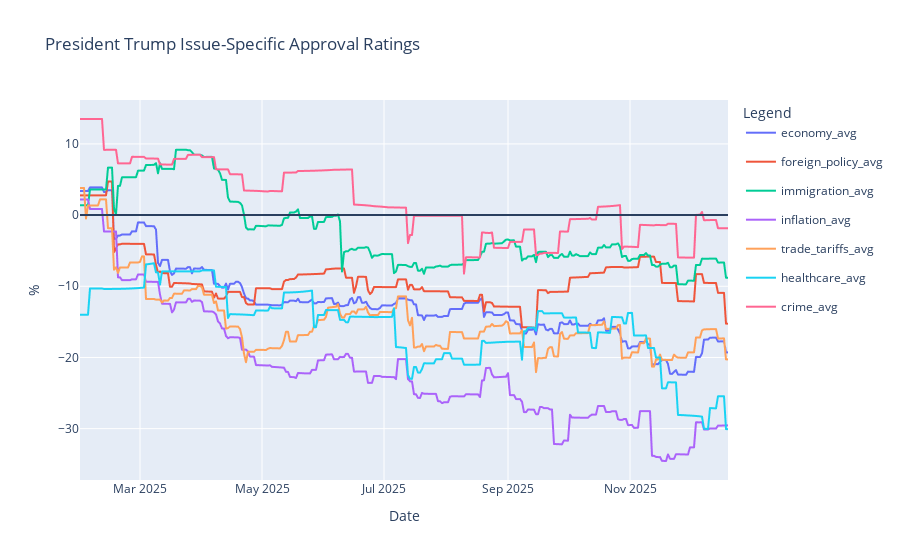

This figure's notebook cell:
### Code cell
line = px.line(net_issues, x='Date', y=['economy_avg', 'foreign_policy_avg', 'immigration_avg', 'inflation_avg', 'trade_tariffs_avg', 'healthcare_avg',
                                       'crime_avg'])
line.update_traces(hovertemplate=None)
line.update_layout(hovermode='x unified')
fig = go.Figure(data=line.data)
fig.update_layout(
    title='President Trump Issue-Specific Approval Ratings',
    xaxis_title='Date',
    yaxis_title='%',
    legend_title='Legend',
    hovermode='x unified'
)
fig.add_hline(0)
fig.show()

### Figure 1 — Plotly figure (JSON) as saved in the notebook; plotly's stock layout.template omitted (floating-point values rounded to 4 significant figures; data arrays with more than 128 entries replaced by an {"elided": "..."} marker saying what was removed)
{"data": [{"legendgroup": "economy_avg", "line": {"color": "#636efa", "dash": "solid"}, "marker": {"symbol": "circle"}, "mode": "lines", "name": "economy_avg", "showlegend": true, "type": "scattergl", "x": {"elided": "325 str values"}, "xaxis": "x", "y": {"elided": "325 float values"}, "yaxis": "y"}, {"legendgroup": "foreign_policy_avg", "line": {"color": "#EF553B", "dash": "solid"}, "marker": {"symbol": "circle"}, "mode": "lines", "name": "foreign_policy_avg", "showlegend": true, "type": "scattergl", "x": {"elided": "325 str values"}, "xaxis": "x", "y": {"elided": "325 float values"}, "yaxis": "y"}, {"legendgroup": "immigration_avg", "line": {"color": "#00cc96", "dash": "solid"}, "marker": {"symbol": "circle"}, "mode": "lines", "name": "immigration_avg", "showlegend": true, "type": "scattergl", "x": {"elided": "325 str values"}, "xaxis": "x", "y": {"elided": "325 float values"}, "yaxis": "y"}, {"legendgroup": "inflation_avg", "line": {"color": "#ab63fa", "dash": "solid"}, "marker": {"symbol": "circle"}, "mode": "lines", "name": "inflation_avg", "showlegend": true, "type": "scattergl", "x": {"elided": "325 str values"}, "xaxis": "x", "y": {"elided": "325 float values"}, "yaxis": "y"}, {"legendgroup": "trade_tariffs_avg", "line": {"color": "#FFA15A", "dash": "solid"}, "marker": {"symbol": "circle"}, "mode": "lines", "name": "trade_tariffs_avg", "showlegend": true, "type": "scattergl", "x": {"elided": "325 str values"}, "xaxis": "x", "y": {"elided": "325 float values"}, "yaxis": "y"}, {"legendgroup": "healthcare_avg", "line": {"color": "#19d3f3", "dash": "solid"}, "marker": {"symbol": "circle"}, "mode": "lines", "name": "healthcare_avg", "showlegend": true, "type": "scattergl", "x": {"elided": "325 str values"}, "xaxis": "x", "y": {"elided": "325 float values"}, "yaxis": "y"}, {"legendgroup": "crime_avg", "line": {"color": "#FF6692", "dash": "solid"}, "marker": {"symbol": "circle"}, "mode": "lines", "name": "crime_avg", "showlegend": true, "type": "scattergl", "x": {"elided": "325 str values"}, "xaxis": "x", "y": {"elided": "325 float values"}, "yaxis": "y"}], "layout": {"hovermode": "x unified", "legend": {"title": {"text": "Legend"}}, "shapes": [{"type": "line", "x0": 0, "x1": 1, "xref": "x domain", "y0": 0, "y1": 0, "yref": "y"}], "title": {"text": "President Trump Issue-Specific Approval Ratings"}, "xaxis": {"title": {"text": "Date"}}, "yaxis": {"title": {"text": "%"}}}}
